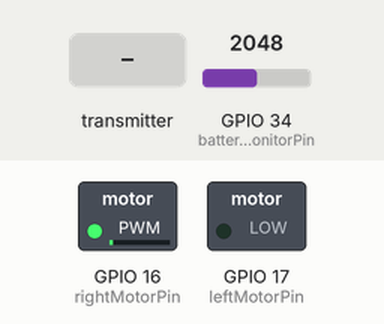
Simulated run of this sketch. Board: ESP32. Parts: switched loads named in the sketch (green lamp = pin HIGH). The inputs (shaded band) are chosen by the test bench; at power-on: GPIO 34 (batteryMonitorPin) = 2048.

Above: at 1.2 s.
1.3 s: the transmitter starts sending throttle = 1024
At 1.6 s:
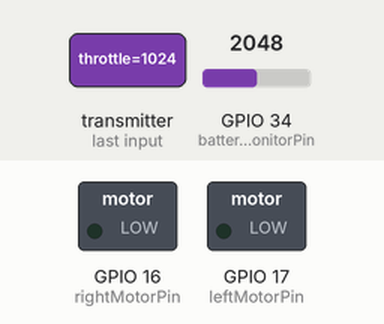
2.8 s: the transmitter starts sending steering = 1024
At 3.2 s:
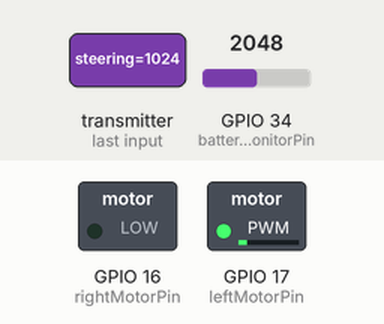
4.3 s: the transmitter starts sending throttle = 0
At 4.9 s:
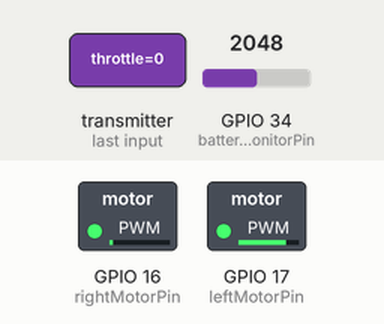
5.8 s: the transmitter starts sending steering = 2048
At 7.0 s:
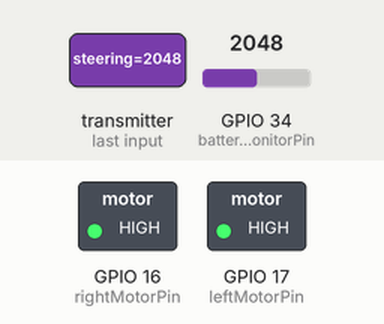
7.3 s: the transmitter starts sending steering = 0
At 8.7 s:
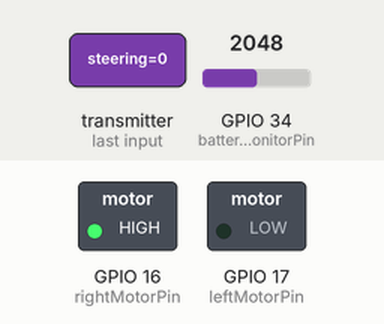
Timing chart, 0 to 9.8 s (numbered marks = the images above; inputs shaded):
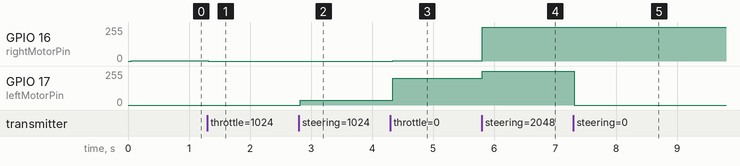

The sketch:

ScoutCast_Vessel_00.02.ino
```cpp
#include <esp_now.h>
#include <WiFi.h>

uint8_t controllerAddress[] = {0xE0, 0xE2, 0xE6, 0xB2, 0xFC, 0xB8};

const int leftMotorPin = 17;
const int rightMotorPin = 16;
const int batteryMonitorPin = 34;
float throttleMultiplier = 0;
int rightMotorPower = 0;
int leftMotorPower = 0;
float leftMotorMulti = 1.0;
float rightMotorMulti = 1.0;

bool connectionTest = false;

const int pwmFreq = 1000;
const int leftMotorChannel = 1;
const int rightMotorChannel = 2;
const int pwmResolution = 8;

typedef struct controller_message {
  int throttle;
  int steering;
} controller_message;

typedef struct vessel_message {
  float batteryLevel;
} vessel_message;

controller_message cm;
vessel_message vm;

// callback function that will be executed when data is received
void OnDataRecv(const uint8_t * mac, const uint8_t *incomingData, int len) {
  memcpy(&cm, incomingData, sizeof(cm));
  connectionTest = true;
  return;
}
void OnDataSent(const uint8_t *mac_addr, esp_now_send_status_t status) {
  if(status == ESP_NOW_SEND_SUCCESS){
    connectionTest = true;
    //Serial.println("Send Success");
  }
  else{
    connectionTest = false;
    throttleMultiplier = 0;
    ledcWrite(leftMotorChannel,0);
    ledcWrite(rightMotorChannel,0);
    //Serial.println("Failed Message");
  }
}

void setup() {
  //Serial.begin(115200);
  WiFi.mode(WIFI_STA);

  pinMode(leftMotorPin,OUTPUT);
  pinMode(rightMotorPin,OUTPUT);
  pinMode(batteryMonitorPin,INPUT);

  ledcAttachPin(leftMotorPin, leftMotorChannel);
  ledcAttachPin(rightMotorPin, rightMotorChannel);

  ledcSetup(leftMotorChannel, pwmFreq, pwmResolution);
  ledcSetup(rightMotorChannel, pwmFreq, pwmResolution);

  ledcWrite(leftMotorChannel,0);
  ledcWrite(rightMotorChannel,0);

  // Init ESP-NOW
  if (esp_now_init() != ESP_OK) {
    //Serial.println("Error initializing ESP-NOW");
    return;
  }

  esp_now_peer_info_t controllerInfo;
  memcpy(controllerInfo.peer_addr, controllerAddress, 6);
  controllerInfo.channel = 0;
  controllerInfo.encrypt = false;

  if (esp_now_add_peer(&controllerInfo) != ESP_OK){
    Serial.println("Failed to add peer");
    return;
  }
  esp_now_register_recv_cb(OnDataRecv);
  esp_now_register_send_cb(OnDataSent);
}

void loop() {

  if(cm.throttle <= 1100 && connectionTest == true){
    throttleMultiplier = map(cm.throttle,0,1100,255,30);
    throttleMultiplier = throttleMultiplier / 100;
  }
  else if(cm.throttle > 1100){
    throttleMultiplier = 0.0;
  }
  // Max 100 for steering multi
  if(cm.steering < 1300){
    int tempSteering = map(cm.steering, 1300,0,0,100);
    leftMotorMulti = (100 - tempSteering);
  }
  else if (cm.steering > 2500){
    int tempSteering = map(cm.steering, 1800,4095,0,100);
    rightMotorMulti = (100 - tempSteering);
  }
  else{
    rightMotorMulti = 100;
    leftMotorMulti = 100;
  }

  rightMotorPower = throttleMultiplier * rightMotorMulti;
  leftMotorPower = throttleMultiplier * leftMotorMulti;

  ledcWrite(leftMotorChannel,leftMotorPower);
  ledcWrite(rightMotorChannel,rightMotorPower);

  //Serial.println("Left Motor Power : ");
  //Serial.println(leftMotorPower);
  //Serial.println(" Right Motor Power : ");
  //Serial.println(rightMotorPower);

  vm.batteryLevel = analogRead(batteryMonitorPin);

  esp_err_t result = esp_now_send(controllerAddress, (uint8_t *) &vm, sizeof(vm));

  if (result == ESP_OK){
  }

  else{
    //Serial.println("Error Sending the Data");
    ledcWrite(leftMotorChannel,0);
    ledcWrite(rightMotorChannel,0);
  }
  delay(50);
}
```

Measured:
- after the input at 1.3 s, GPIO 16 (rightMotorPin): 2/255 → 0/255 at once
- after the input at 2.8 s, GPIO 17 (leftMotorPin): 0/255 → 36/255 at once
- after the input at 4.3 s, GPIO 16 (rightMotorPin): 0/255 → 2/255 at once; GPIO 17 (leftMotorPin): 36/255 → 200/255 at once
- after the input at 5.8 s, GPIO 16 (rightMotorPin): 2/255 → 255/255 at once; GPIO 17 (leftMotorPin): 200/255 → 255/255 at once
- after the input at 7.3 s, GPIO 17 (leftMotorPin): 255/255 → 0/255 at once
